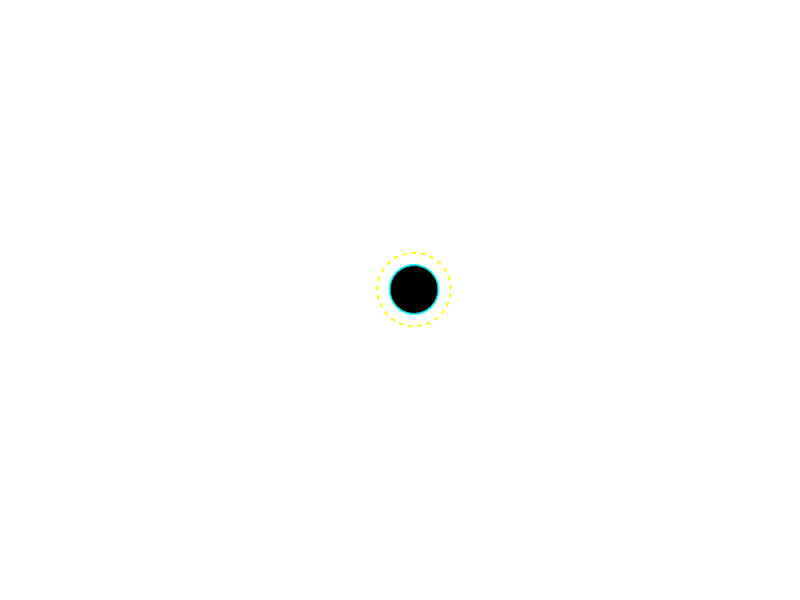

Write the MATLAB code that produced this figure. (Note: this script raises an error after producing the figure.)
clc; clear; close all;

%% Black Hole Parameters
r_s = 5;   % Schwarzschild radius

%% Figure Setup
figure('Color','k', 'Position', [100 100 1000 650]);
hold on; axis equal;
view_width = 50; view_height = 50;
axis([-view_width view_width -view_height view_height]);
set(gca,'Color','k','XColor','w','YColor','w');
xlabel('X (units)','Color','w'); 
ylabel('Y (units)','Color','w');
title('Black Hole Light Ray Simulation','Color','w');
grid on;

%% Draw black hole & photon sphere
theta = linspace(0, 2*pi, 200);
fill(r_s*cos(theta), r_s*sin(theta), 'k', 'EdgeColor', 'c', 'LineWidth', 1.5);
plot(1.5*r_s*cos(theta), 1.5*r_s*sin(theta), 'y--', 'LineWidth', 1.5);

%% Initial photon conditions
x = 29; 
y = 20;   
vx = -40;  
vy = -60;  

r0 = sqrt(x^2 + y^2);
phi0 = atan2(y, x);
dr0 = vx * cos(phi0) + vy * sin(phi0);
dphi0 = (-vx * sin(phi0) + vy * cos(phi0)) / r0;

X0 = [r0;phi0;dr0;dphi0];

%% Noisy geodesic wrappers (different noise per trajectory)
geod1 = @(t,X) geodesic(t, X, r_s, 1e-2, 1e-1);
geod2 = @(t,X) geodesic(t, X, r_s, 1e-2, 5e-1);
geod3 = @(t,X) geodesic(t, X, r_s, 1e-2, 10e-1);

%% Integrate
t_span = linspace(0, 100, 10000);
opts = odeset('RelTol',1e-4,'AbsTol',1e-4);

[~, X1] = ode45(geod1, t_span, X0, opts);
[~, X2] = ode45(geod2, t_span, X0, opts);
[~, X3] = ode45(geod3, t_span, X0, opts);

%% Convert to Cartesian
[x1, y1] = pol2cart(X1(:,2), X1(:,1));
[x2, y2] = pol2cart(X2(:,2), X2(:,1));
[x3, y3] = pol2cart(X3(:,2), X3(:,1));

%% Reset figure for animation
cla;
fill(r_s*cos(theta), r_s*sin(theta), 'k', 'EdgeColor', 'r', 'LineWidth', 1.5); % black hole
plot(1.5*r_s*cos(theta), 1.5*r_s*sin(theta), 'y--', 'LineWidth', 1.5); % event horizon
plot(x, y, 'go', 'MarkerSize', 8, 'MarkerFaceColor', 'g');

axis equal;
axis([-view_width view_width -view_height view_height]);
set(gca,'Color','k','XColor','w','YColor','w');
xlabel('X (units)','Color','w');
ylabel('Y (units)','Color','w');
title('Light Trajectory','Color','w');
grid on;

%% Animated lines (different colors)
ray1 = animatedline('Color', [1 0.3 0.3], 'LineWidth', 1.5);
ray2 = animatedline('Color', [1 0.8 0.2], 'LineWidth', 1.5);
ray3 = animatedline('Color', [0.2 0.8 1], 'LineWidth', 1.5);

%% Animation loop
for i = 1:length(x1)
    if any(abs([x1(i) y1(i)]) > [view_width view_height])
        break
    end

    addpoints(ray1, x1(i), y1(i));
    addpoints(ray2, x2(i), y2(i));
    addpoints(ray3, x3(i), y3(i));

    drawnow limitrate;
    pause(0.03);
end

legend("Black Hole","Photon Sphere","Start Point", ...
       "Ray 1","Ray 2","Ray 3", ...
       'TextColor','w','Color','k');
hold off;

%% around a point




%% ================== GEODESIC FUNCTION ==================
function dXdt = geodesic(~, X, r_s, noise_scale, noise_accel)

    r = X(1); 
    phi = X(2); 
    dr_dlambda = X(3); 
    dphi_dlambda = X(4);

    if r <= r_s
        dXdt = zeros(4,1);
        return
    end

    % Noise multipliers (centered at 1, small variance)
    mult_f    = normrnd(1, noise_scale);   % affects metric
    mult_acc3 = normrnd(1, noise_accel);   % affects dXdt(3)
    mult_acc4 = normrnd(1, noise_accel);   % affects dXdt(4)

    % Metric factor with mild multiplicative distortion
    f = (1 - r_s / r) * mult_f;

    % Energy-like term
    E = f * sqrt((dr_dlambda^2)/(f^2) + (r^2 * dphi_dlambda^2)/f);
    dt_dlambda = E / f;

    dXdt = zeros(4,1);

    % State equations
    dXdt(1) = dr_dlambda;
    dXdt(2) = dphi_dlambda;

    % -------------------------------
    % Radial acceleration (NOISE ADDED HERE)
    % -------------------------------
    base_dr = -(   (r_s/(2*r^2)) * f * (dt_dlambda)^2   ) ...
              +(   (r_s/(2*r^2*f)) * (dr_dlambda^2)      ) ...
              +(   (r - r_s) * (dphi_dlambda^2)          );

    dXdt(3) = base_dr * mult_acc3;   % ← MULTIPLICATIVE RANDOMNESS

    % -------------------------------
    % Angular acceleration (NOISE ADDED HERE)
    % -------------------------------
    base_dphi = -(2 * dr_dlambda * dphi_dlambda) / r;

    dXdt(4) = base_dphi * mult_acc4; % ← MULTIPLICATIVE RANDOMNESS
end
